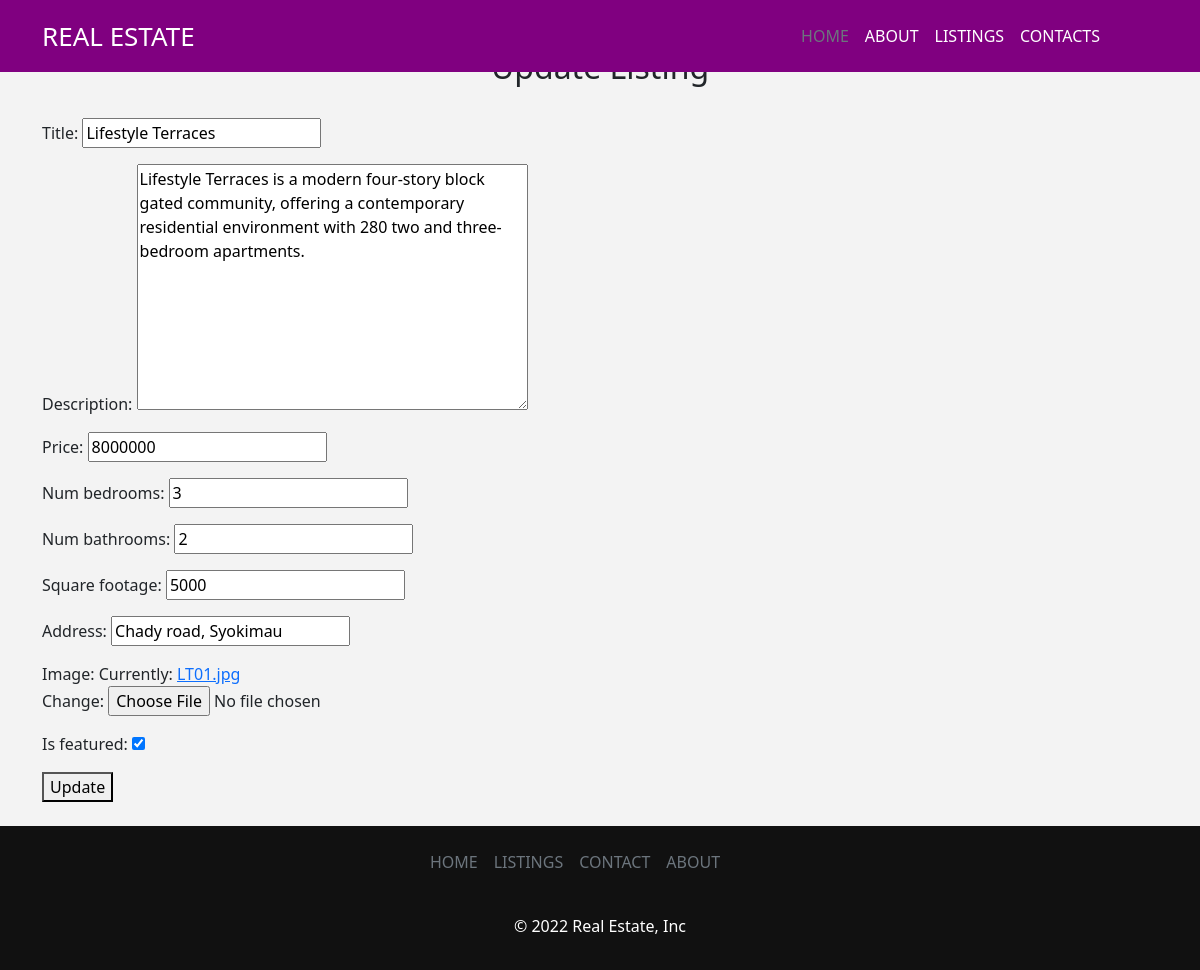
The app's page /listings/8/edit/ with its own data.
### listings/models.py (models this page shows, shortened)
class Listing(models.Model):
    title = models.CharField(max_length=150)
    description = models.TextField(blank=True)
    price = models.IntegerField()
    num_bedrooms = models.IntegerField()
    num_bathrooms = models.IntegerField()
    square_footage = models.IntegerField()
    address = models.CharField(max_length=200)
    image = models.ImageField()
    is_featured = models.BooleanField(default=False)

### listings/views.py (the view)
# urls.py: path('listings/<pk>/edit/', listing_update),
def listing_update(request, pk):
    listing = Listing.objects.get(id=pk)
    form = ListingForm(instance=listing)
    if request.method == 'POST':
        form = ListingForm(request.POST, instance=listing, files=request.FILES)
        print(request.POST)
        if form.is_valid():
            form.save()
            return redirect('/listings')
    context = {'form': form}
    return render(request, 'update_listing.html', context)

### listings/forms.py
class ListingForm(ModelForm):
    class Meta:
        model = Listing
        fields = [
            "title",
            "description",
            "price",
            "num_bedrooms",
            "num_bathrooms",
            "square_footage",
            "address",
            "image",
            "is_featured",
        ]

### templates/update_listing.html
{% extends "base.html" %} <br />
{% block content %} <br />
<div class="container">
  <h2 class="text-center">Update Listing</h2>
  <form method="post" enctype="multipart/form-data">
    {% csrf_token %} <br />
    {{ form.as_p }}
    <button type="submit">Update</button>
  </form>
</div>
{% endblock %}

### static/css/styles.css (style rules this page uses)
body { background-color: #f3f3f3; }

### records on screen
Listing: title "Lifestyle Terraces", description "Lifestyle Terraces is a modern four-story block gated community, offering a contemporary residential environment with 280 two and three-bedroom apartments.", price "8000000", num_bedrooms "3", num_bathrooms "2", square_footage "5000", address "Chady road, Syokimau", is_featured "☑"
